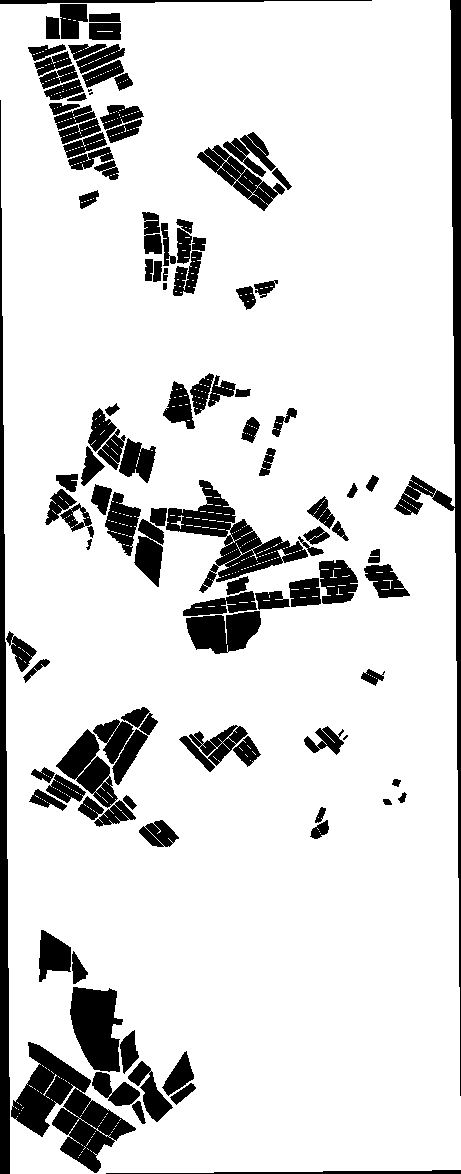
#> input picture PML/mask.tif, 461 x 1174 px
$ jupyter execute preprocess_tif.ipynb
#> lines starting #> are read from the running program, lines starting #| are printed output that depends on the picture; after the words box and inside, x2 and y2 are one past the last pixel; in counts of white or black regions, pixels touching at a corner belong together; pictures that were not available may be replaced by others from this repository, and a replacement may not be noted
[cell 1]
import tifffile

# Load the TIF file
mask_path = "mask.tif"
mask = tifffile.imread(mask_path)
#> mask is the input picture: shape (1174, 461) float32; values 0 (black) and 999999 (white), 85.7% white; 109 black regions (3 under 20 px), largest, box (x1, y1, x2, y2) and area: (394, 0, 461, 1096) 7039, (11, 1042, 136, 1173) 6512, (0, 100, 10, 1174) 5860

# Perform basic validation
if mask is None:
    print("Failed to load the mask file.")
    # Handle the error accordingly

height, width = mask.shape
#> height = 1174; width = 461
expected_width = 461
expected_height = 1174
expected_dtype = mask.dtype

if width != expected_width or height != expected_height:
    print(f"The mask dimensions are not as expected. Expected ({expected_width}, {expected_height}), but got ({width}, {height}).")
    # Handle the error accordingly

if mask.dtype != expected_dtype:
    print(f"The mask data type is not as expected. Expected {expected_dtype}, but got {mask.dtype}.")
    # Handle the error accordingly

# At this point, the mask has been loaded

[cell 2]
import cv2
import numpy as np
from skimage import segmentation

# Step 2: Load the mask
mask_path = r"C:\Users\Utilizador\OneDrive\Ambiente de Trabalho\GreenDS\2nd-semester-2023\PML\mask.tif"
mask = cv2.imread(mask_path, cv2.IMREAD_GRAYSCALE)

# Step 3: Load the image to segment
image_path = "3bands_clipped_tif.tif"  # Replace with your image path
image = cv2.imread(image_path)
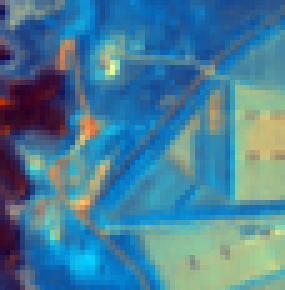
#> input picture PML/images/image_0_0.png, 57 x 58 px, given in place of 3bands_clipped_tif.tif, which was not available (shown 5 times larger)
#> image is the input picture: shape (58, 57, 3); mean B, G, R 151.7, 126.6, 72.2

# Step 4: Apply the mask
masked_image = cv2.bitwise_and(image, image, mask=mask)

# Step 5: Perform image segmentation
if masked_image is not None:
    # Convert the masked image to floating-point format
    masked_image = masked_image.astype(np.float32) / 255.0

    segments = segmentation.felzenszwalb(masked_image, scale=100, sigma=0.5, min_size=200)
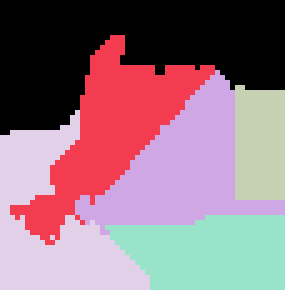
#> segments: shape (58, 57) int64 (shown 5 times larger); 6 distinct labels, from 0 to 5; one colour per label, 0 black

    # Step 6: Post-process the segmentation result (if necessary)
    # Example: Applying color map to the segmented regions
    segmented_image = np.zeros_like(image)
    for label in np.unique(segments):
        segmented_image[segments == label] = np.random.randint(0, 255, size=3)
#> this loop made 6 passes
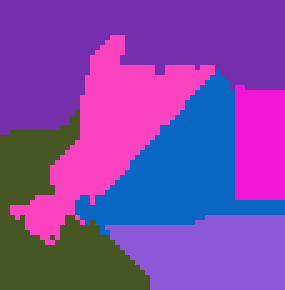
#> segmented_image: shape (58, 57, 3) (shown 5 times larger); mean of channels 0, 1, 2 166.8, 70.1, 125.6; drawn as B, G, R

    # Step 7: Analyze or utilize the segmentation result
    # Example: Display the original image and segmented regions side by side
    result = np.hstack((image, segmented_image))
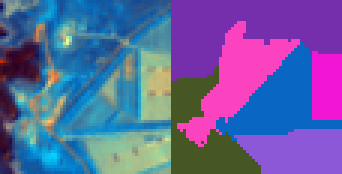
#> result: shape (58, 114, 3) (shown 3 times larger); mean B, G, R 159.2, 98.4, 98.9
    cv2.imshow("Image and Segmentation Result", result)
    cv2.waitKey(0)
    cv2.destroyAllWindows()
else:
    print("Masked image is None. Please check the mask or image paths.")
